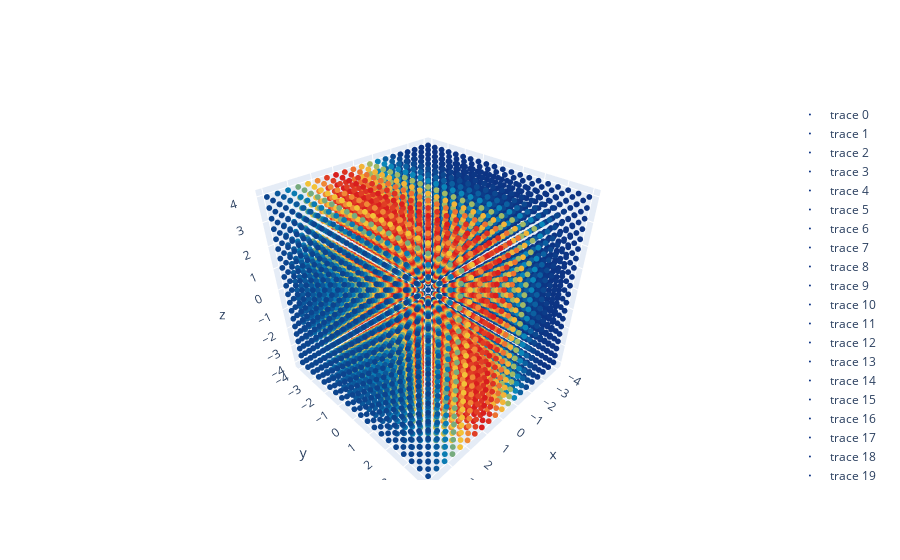

The code cell stored with this chart in its notebook:
### Markdown cell above
list of avaible intraction tools in Plotly
https://dash.plotly.com/dash-core-components/checklist

### Code cell
import plotly.graph_objects as go
import numpy as np

fig = go.Figure()
for z in np.linspace(-4.0,4.0,20):
    for y in np.linspace(-4.0,4.0,20):
        x = np.linspace(-4.0,4.0,20)
        y_arr = np.ones(20)*y
        z_arr = np.ones(20)*z
        C = (1/6)*np.exp(-((np.power(x-1,2))/3)-((np.power(y,2))/2)-((np.power(z+3,2))/6))
        fig.add_trace(go.Scatter3d(visible=True,x=x,
                                   y=y_arr,
                                   z=z_arr,
                                   mode='markers',
                                   marker=dict(color=C, 
                                               colorscale="Portland",
                  
                                               size=2,symbol="circle")))
fig.write_html("3Dl" %str(D))
fig.show()
